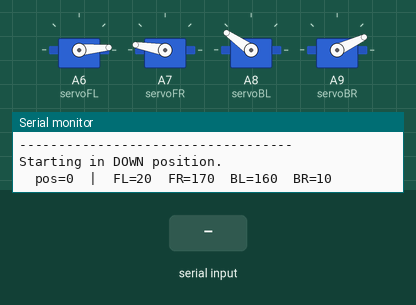
A program run on a simulated Teensy 4. Parts: 4 × servo, the last lines printed to the serial monitor. Inputs (shaded band) come from the test bench.

Above: at 1.2 s.
1.3 s: "u" received over Serial
At 2.42 s:
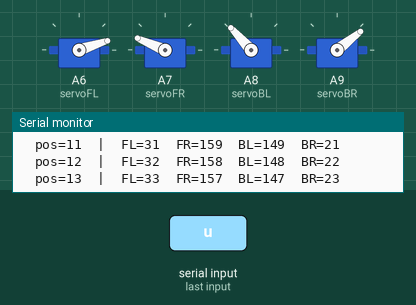
At 3.38 s:
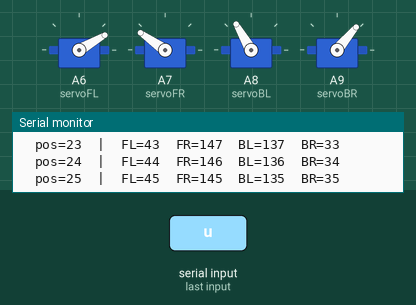
7.3 s: "d" received over Serial
At 9.04 s:
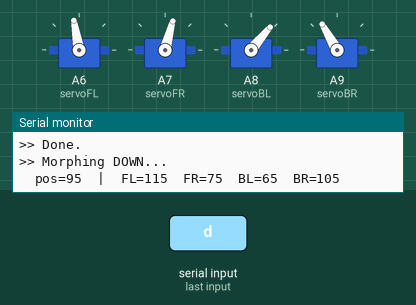
Timing chart, 0 to 16.3 s (numbered marks = the images above; inputs shaded):
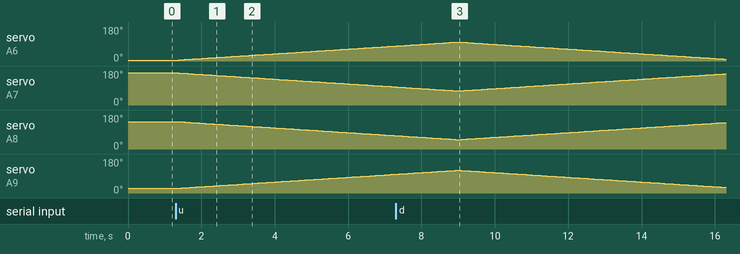

The program:

main.cpp
```cpp
// ============================================================
//  TEST 1: Servo / Morph Test
//
//  PURPOSE: Verify all 4 servos are wired correctly and move
//           in the right direction before touching motors or MAVLink.
//
//  WHAT YOU NEED:
//    - Teensy 4.0 + servo board only
//    - USB connected to PC for Serial monitor
//    - NO Pixhawk, NO motors needed
//
//  HOW TO USE:
//    1. Upload this sketch
//    2. Open Serial Monitor at 115200 baud
//    3. Type a command and press Enter:
//         u  →  morph UP   (slow, so you can watch each servo)
//         d  →  morph DOWN (slow)
//         0  →  jump straight to DOWN position
//         9  →  jump straight to UP position
//         p  →  print current servo angles
//
//  WHAT TO CHECK:
//    - All 4 servos move smoothly without grinding
//    - When morphing UP:   FL and BR rotate clockwise (increasing angle)
//                          FR and BL rotate counter-clockwise (decreasing angle)
//    - When morphing DOWN: opposite of above
//    - No servo hits a mechanical hard stop (grinding noise = stop immediately)
// ============================================================

#include <Arduino.h>
#include <Servo.h>

Servo servoFL, servoFR, servoBL, servoBR;

int currentPos = 0;   // 0 = down, 95 = up

// Write all four servos for a given morph position
void applyServos(int pos) {
    pos = constrain(pos, 0, 100);
    servoFL.write(5  + pos);
    servoFR.write(170 - pos);
    servoBL.write(145 - pos);
    servoBR.write(25  + pos);
}

void printAngles() {
    int pos = currentPos;
    Serial.printf("  pos=%d  |  FL=%d  FR=%d  BL=%d  BR=%d\n",
                  pos, 20+pos, 170-pos, 160-pos, 10+pos);
}

void morphUp(int speedMs = 80) {
    Serial.println(">> Morphing UP...");
    for (int pos = currentPos; pos <= 95; pos++) {
        applyServos(pos);
        currentPos = pos;
        printAngles();
        delay(speedMs);
    }
    Serial.println(">> Done.");
}

void morphDown(int speedMs = 80) {
    Serial.println(">> Morphing DOWN...");
    for (int pos = currentPos; pos >= 0; pos--) {
        applyServos(pos);
        currentPos = pos;
        printAngles();
        delay(speedMs);
    }
    Serial.println(">> Done.");
}

void setup() {
    Serial.begin(115200);
    while (!Serial && millis() < 2000) {}

    servoFL.attach(20);
    servoFR.attach(21);
    servoBL.attach(22);
    servoBR.attach(23);

    currentPos = 0;
    applyServos(0);

    Serial.println("===================================");
    Serial.println(" TEST 1: Servo / Morph Test");
    Serial.println("===================================");
    Serial.println("Commands (type + Enter):");
    Serial.println("  u  = morph UP   (slow)");
    Serial.println("  d  = morph DOWN (slow)");
    Serial.println("  0  = jump to DOWN position");
    Serial.println("  9  = jump to UP position");
    Serial.println("  p  = print current angles");
    Serial.println("-----------------------------------");
    Serial.println("Starting in DOWN position.");
    printAngles();
}

void loop() {
    if (Serial.available() > 0) {
        char cmd = Serial.read();

        // Flush rest of line (handles Enter key)
        while (Serial.available()) Serial.read();

        switch (cmd) {
            case 'u':
                morphUp(80);    // 80 ms per step = slow enough to watch
                break;
            case 'd':
                morphDown(80);
                break;
            case '0':
                Serial.println(">> Jumping to DOWN position");
                applyServos(0);
                currentPos = 0;
                printAngles();
                break;
            case '9':
                Serial.println(">> Jumping to UP position");
                applyServos(95);
                currentPos = 95;
                printAngles();
                break;
            case 'p':
                printAngles();
                break;
            default:
                break;
        }
    }
}
```

Measured:
- after the input at 1.3 s, servo on A6 (servoFL): moves from 5° to 79° over 5.9 s, starting after 0.08 s; servo on A7 (servoFR): moves from 170° to 96° over 5.9 s, starting after 0.08 s; servo on A8 (servoBL): moves from 145° to 71° over 5.9 s, starting after 0.08 s; servo on A9 (servoBR): moves from 25° to 99° over 5.9 s, starting after 0.08 s
